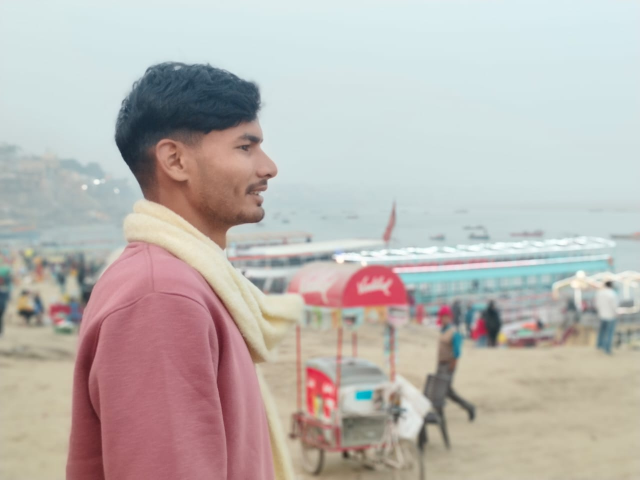
#> input picture dataset/Alok/WhatsApp Image 2026-06-01 at 11.01.35 AM (1).jpeg, 1280 x 960 px (shown at 1/2 size); its folder holds only this picture in this run
$ python main_old.py
#> lines starting #> are read from the running program, lines starting #| are printed output that depends on the picture
import matplotlib.pyplot as plt
import os
from unittest import result
import cv2
import numpy as np

DATASET_PATH = "dataset"
IMG_SIZE = (100, 100)

faces = []
labels = []
label_names = {}

label_id = 0

for person_name in os.listdir(DATASET_PATH):

    person_folder = os.path.join(DATASET_PATH, person_name)

    if not os.path.isdir(person_folder):
        continue

    label_names[label_id] = person_name

    for image_name in os.listdir(person_folder):

        image_path = os.path.join(person_folder, image_name)

        img = cv2.imread(image_path, cv2.IMREAD_GRAYSCALE)
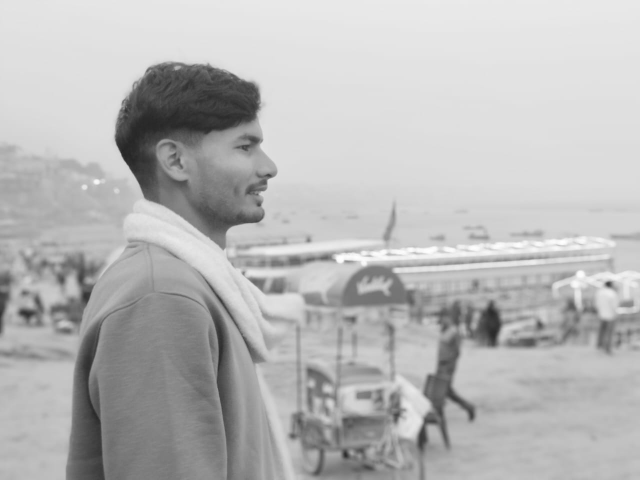
#> img: shape (960, 1280) (shown at 1/2 size); min 34, max 255, mean 183.3

        if img is None:
            continue

        img = cv2.resize(img, IMG_SIZE)
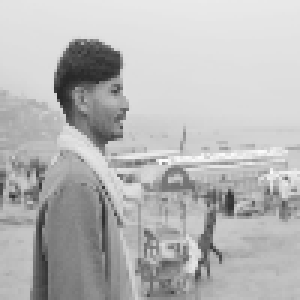
#> img: shape (100, 100) (shown 3 times larger); min 39, max 252, mean 183.2

        img_vector = img.flatten()
#> img_vector = 10000 values, max 252 at index 5353, min 39 at index 2622, mean 183.2

        faces.append(img_vector)
        labels.append(label_id)

    label_id += 1
#> pass 2 of the loop `for person_name in os.listdir(DATASET_PATH):`:
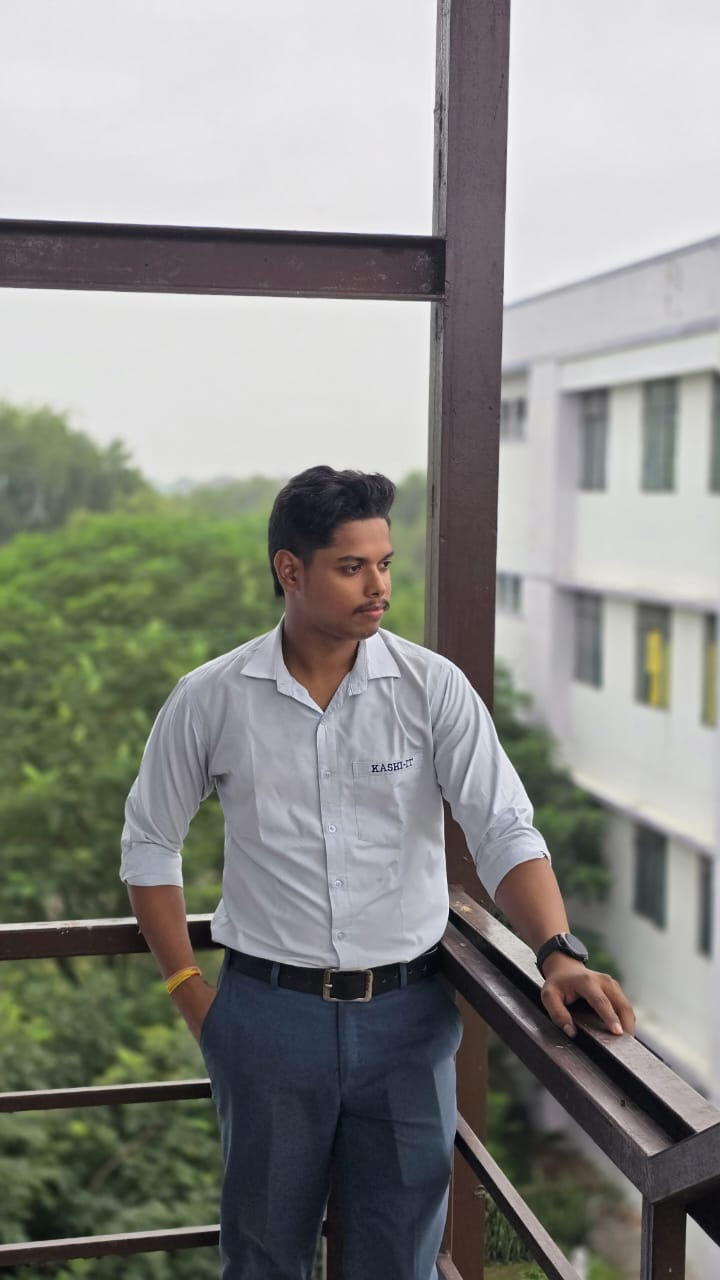
#> input picture dataset/Nitin/WhatsApp Image 2026-06-01 at 10.02.35 AM.jpeg, 720 x 1280 px
#> `img = cv2.imread(image_path, cv2.IMREAD_GRAYSCALE)`:
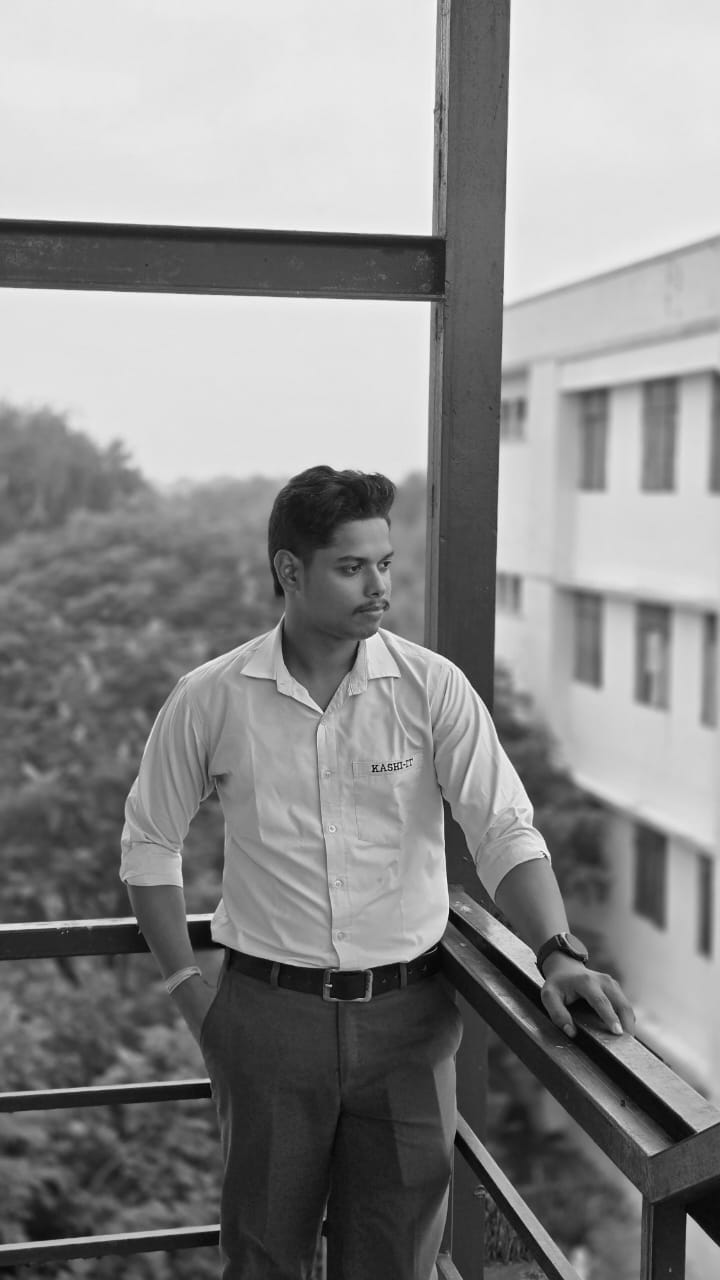
#> img: shape (1280, 720); min 0, max 255, mean 139.8
#> `img = cv2.resize(img, IMG_SIZE)`:
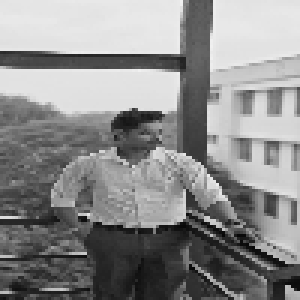
#> img: shape (100, 100) (shown 3 times larger); min 7, max 240, mean 139.7
#> img_vector = 10000 values, max 240 at index 60, min 7 at index 7874, mean 139.7

faces = np.array(faces)
labels = np.array(labels)

print("Face Database Shape:", faces.shape)
#| Face Database Shape: (2, 10000)
print("Labels Shape:", labels.shape)

print("\nPersons Found:")
print("Total Images:", len(faces))
#| Total Images: 2
print("Total Persons:", len(label_names))
for k, v in label_names.items():
    print(k, "->", v)

    # Mean Face Calculation

mean_face = np.mean(faces, axis=0)
#> mean_face = 10000 values, max 236.5 at index 60, min 39 at index 8514, mean 161.4

print("\nMean Face Shape:", mean_face.shape)
#| Mean Face Shape: (10000,)
print("First 10 Mean Values:")
print(mean_face[:10])
#| [226.5 227.  227.5 228.  228.  228.  228.  228.5 228.5 229. ]

mean_image = mean_face.reshape(100, 100)
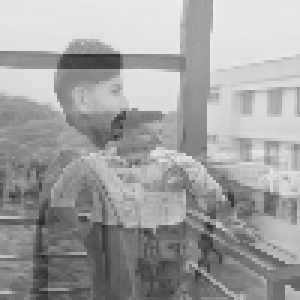
#> mean_image: shape (100, 100) float64 (shown 3 times larger); min 39, max 236.5, mean 161.4

cv2.imwrite("mean_face.jpg", mean_image)
print("Mean face saved as mean_face.jpg")

# Mean Face Calculation

mean_face = np.mean(faces, axis=0)

print("\nMean Face Shape:", mean_face.shape)
#| Mean Face Shape: (10000,)
print("First 10 Mean Values:")
print(mean_face[:10])
#| [226.5 227.  227.5 228.  228.  228.  228.  228.5 228.5 229. ]

# Save Mean Face Image

mean_image = mean_face.reshape(100, 100)

cv2.imwrite("mean_face.jpg", mean_image.astype(np.uint8))

print("Mean face saved as mean_face.jpg")
# Mean Zero Data (Delta Matrix)

delta = faces - mean_face

print("\nDelta Matrix Shape:", delta.shape)
#| Delta Matrix Shape: (2, 10000)

# Mean Zero Data (Delta Matrix)

delta = faces - mean_face

print("\nDelta Matrix Shape:", delta.shape)
#| Delta Matrix Shape: (2, 10000)

print("\nFirst Image First 10 Values:")
print(faces[0][:10])
#| [226 227 227 227 227 227 227 228 228 229]

print("\nMean Face First 10 Values:")
print(mean_face[:10])
#| [226.5 227.  227.5 228.  228.  228.  228.  228.5 228.5 229. ]

print("\nDelta First 10 Values:")
print(delta[0][:10])
#| [-0.5  0.  -0.5 -1.  -1.  -1.  -1.  -0.5 -0.5  0. ]

# Surrogate Covariance Matrix

cov_matrix = np.dot(delta, delta.T)
#> cov_matrix = [[16267836.5, -16267836.5], [-16267836.5, 16267836.5]]

print("\nCovariance Matrix Shape:", cov_matrix.shape)
#| Covariance Matrix Shape: (2, 2)
# Eigen Decomposition

eigenvalues, eigenvectors = np.linalg.eigh(cov_matrix)
#> eigenvalues = [0, 32535673]; eigenvectors = [[-0.707, -0.707], [-0.707, 0.707]]

print("\nEigenvalues Shape:", eigenvalues.shape)
#| Eigenvalues Shape: (2,)
print("Eigenvectors Shape:", eigenvectors.shape)
#| Eigenvectors Shape: (2, 2)

# Mean Zero Data

delta = faces - mean_face

print("\nDelta Matrix Shape:", delta.shape)
#| Delta Matrix Shape: (2, 10000)

# Surrogate Covariance Matrix

cov_matrix = np.dot(delta, delta.T)

print("Covariance Matrix Shape:", cov_matrix.shape)
#| Covariance Matrix Shape: (2, 2)

# Eigen Decomposition

eigenvalues, eigenvectors = np.linalg.eigh(cov_matrix)

print("Eigenvalues Shape:", eigenvalues.shape)
#| Eigenvalues Shape: (2,)
print("Eigenvectors Shape:", eigenvectors.shape)
#| Eigenvectors Shape: (2, 2)
# Sort Eigenvalues in Descending Order

sorted_idx = np.argsort(eigenvalues)[::-1]
#> sorted_idx = [1, 0]

eigenvalues = eigenvalues[sorted_idx]
#> eigenvalues = [32535673, 0]
eigenvectors = eigenvectors[:, sorted_idx]
#> eigenvectors = [[-0.707, -0.707], [0.707, -0.707]]

# Select Top K Eigenvectors

K = 50

top_eigenvectors = eigenvectors[:, :K]
#> top_eigenvectors = [[-0.707, -0.707], [0.707, -0.707]]

print("\nTop Eigenvectors Shape:", top_eigenvectors.shape)
#| Top Eigenvectors Shape: (2, 2)
# Generate Eigenfaces

eigenfaces = np.dot(delta.T, top_eigenvectors)
#> eigenfaces = 10000 pairs, first value -154.9 to 134.4, second value -6.88e-15 to 6e-15

# Normalize Eigenfaces

for i in range(K):
#> (the run stopped early here; a loop or call above may not have finished)
